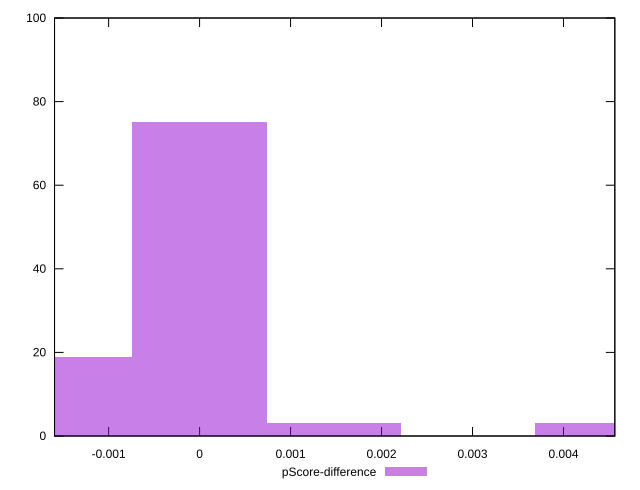

Write gnuplot code to recreate this figure.
reset

$pScoreDifference <<EOF
0 75
-0.001476179768531333 19
0.0044285393055939985 3
0.001476179768531333 3
EOF

set key outside below
set boxwidth 0.001476179768531333
set xrange [-0.0015945510526674724:0.004564200808670935]
set yrange [0:100]
set trange [0:100]
set style fill transparent solid 0.5 noborder
set terminal svg size 640, 490 enhanced background rgb 'white'
set output "reprap/cumulative-layout-shift/samples/pages+cached+noexternal+nomedia+nocss+nojs/pScore-difference/histogram.svg"

plot $pScoreDifference title "pScore-difference" with boxes

reset
